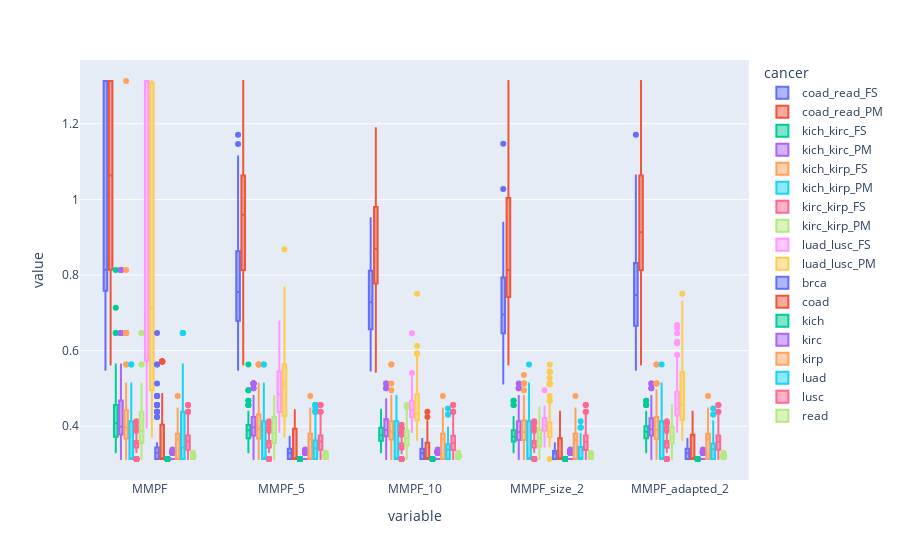

The notebook cell this image was saved under:
### Code cell
# Plot
px.box(df, y = metrics_to_test, color = 'cancer')

### Figure 1 — Plotly figure (JSON) as saved in the notebook; plotly's stock layout.template omitted (floating-point values rounded to 4 significant figures; data arrays with more than 128 entries replaced by an {"elided": "..."} marker saying what was removed)
{"data": [{"alignmentgroup": "True", "hovertemplate": "cancer=coad_read_FS<br>variable=%{x}<br>value=%{y}<extra></extra>", "legendgroup": "coad_read_FS", "marker": {"color": "#636efa"}, "name": "coad_read_FS", "notched": false, "offsetgroup": "coad_read_FS", "orientation": "v", "showlegend": true, "type": "box", "x": {"elided": "500 str values"}, "x0": " ", "xaxis": "x", "y": {"elided": "500 float values"}, "y0": " ", "yaxis": "y"}, {"alignmentgroup": "True", "hovertemplate": "cancer=coad_read_PM<br>variable=%{x}<br>value=%{y}<extra></extra>", "legendgroup": "coad_read_PM", "marker": {"color": "#EF553B"}, "name": "coad_read_PM", "notched": false, "offsetgroup": "coad_read_PM", "orientation": "v", "showlegend": true, "type": "box", "x": {"elided": "500 str values"}, "x0": " ", "xaxis": "x", "y": {"elided": "500 float values"}, "y0": " ", "yaxis": "y"}, {"alignmentgroup": "True", "hovertemplate": "cancer=kich_kirc_FS<br>variable=%{x}<br>value=%{y}<extra></extra>", "legendgroup": "kich_kirc_FS", "marker": {"color": "#00cc96"}, "name": "kich_kirc_FS", "notched": false, "offsetgroup": "kich_kirc_FS", "orientation": "v", "showlegend": true, "type": "box", "x": {"elided": "500 str values"}, "x0": " ", "xaxis": "x", "y": {"elided": "500 float values"}, "y0": " ", "yaxis": "y"}, {"alignmentgroup": "True", "hovertemplate": "cancer=kich_kirc_PM<br>variable=%{x}<br>value=%{y}<extra></extra>", "legendgroup": "kich_kirc_PM", "marker": {"color": "#ab63fa"}, "name": "kich_kirc_PM", "notched": false, "offsetgroup": "kich_kirc_PM", "orientation": "v", "showlegend": true, "type": "box", "x": {"elided": "500 str values"}, "x0": " ", "xaxis": "x", "y": {"elided": "500 float values"}, "y0": " ", "yaxis": "y"}, {"alignmentgroup": "True", "hovertemplate": "cancer=kich_kirp_FS<br>variable=%{x}<br>value=%{y}<extra></extra>", "legendgroup": "kich_kirp_FS", "marker": {"color": "#FFA15A"}, "name": "kich_kirp_FS", "notched": false, "offsetgroup": "kich_kirp_FS", "orientation": "v", "showlegend": true, "type": "box", "x": {"elided": "500 str values"}, "x0": " ", "xaxis": "x", "y": {"elided": "500 float values"}, "y0": " ", "yaxis": "y"}, {"alignmentgroup": "True", "hovertemplate": "cancer=kich_kirp_PM<br>variable=%{x}<br>value=%{y}<extra></extra>", "legendgroup": "kich_kirp_PM", "marker": {"color": "#19d3f3"}, "name": "kich_kirp_PM", "notched": false, "offsetgroup": "kich_kirp_PM", "orientation": "v", "showlegend": true, "type": "box", "x": {"elided": "500 str values"}, "x0": " ", "xaxis": "x", "y": {"elided": "500 float values"}, "y0": " ", "yaxis": "y"}, {"alignmentgroup": "True", "hovertemplate": "cancer=kirc_kirp_FS<br>variable=%{x}<br>value=%{y}<extra></extra>", "legendgroup": "kirc_kirp_FS", "marker": {"color": "#FF6692"}, "name": "kirc_kirp_FS", "notched": false, "offsetgroup": "kirc_kirp_FS", "orientation": "v", "showlegend": true, "type": "box", "x": {"elided": "500 str values"}, "x0": " ", "xaxis": "x", "y": {"elided": "500 float values"}, "y0": " ", "yaxis": "y"}, {"alignmentgroup": "True", "hovertemplate": "cancer=kirc_kirp_PM<br>variable=%{x}<br>value=%{y}<extra></extra>", "legendgroup": "kirc_kirp_PM", "marker": {"color": "#B6E880"}, "name": "kirc_kirp_PM", "notched": false, "offsetgroup": "kirc_kirp_PM", "orientation": "v", "showlegend": true, "type": "box", "x": {"elided": "500 str values"}, "x0": " ", "xaxis": "x", "y": {"elided": "500 float values"}, "y0": " ", "yaxis": "y"}, {"alignmentgroup": "True", "hovertemplate": "cancer=luad_lusc_FS<br>variable=%{x}<br>value=%{y}<extra></extra>", "legendgroup": "luad_lusc_FS", "marker": {"color": "#FF97FF"}, "name": "luad_lusc_FS", "notched": false, "offsetgroup": "luad_lusc_FS", "orientation": "v", "showlegend": true, "type": "box", "x": {"elided": "500 str values"}, "x0": " ", "xaxis": "x", "y": {"elided": "500 float values"}, "y0": " ", "yaxis": "y"}, {"alignmentgroup": "True", "hovertemplate": "cancer=luad_lusc_PM<br>variable=%{x}<br>value=%{y}<extra></extra>", "legendgroup": "luad_lusc_PM", "marker": {"color": "#FECB52"}, "name": "luad_lusc_PM", "notched": false, "offsetgroup": "luad_lusc_PM", "orientation": "v", "showlegend": true, "type": "box", "x": {"elided": "500 str values"}, "x0": " ", "xaxis": "x", "y": {"elided": "500 float values"}, "y0": " ", "yaxis": "y"}, {"alignmentgroup": "True", "hovertemplate": "cancer=brca<br>variable=%{x}<br>value=%{y}<extra></extra>", "legendgroup": "brca", "marker": {"color": "#636efa"}, "name": "brca", "notched": false, "offsetgroup": "brca", "orientation": "v", "showlegend": true, "type": "box", "x": {"elided": "500 str values"}, "x0": " ", "xaxis": "x", "y": {"elided": "500 float values"}, "y0": " ", "yaxis": "y"}, {"alignmentgroup": "True", "hovertemplate": "cancer=coad<br>variable=%{x}<br>value=%{y}<extra></extra>", "legendgroup": "coad", "marker": {"color": "#EF553B"}, "name": "coad", "notched": false, "offsetgroup": "coad", "orientation": "v", "showlegend": true, "type": "box", "x": {"elided": "500 str values"}, "x0": " ", "xaxis": "x", "y": {"elided": "500 float values"}, "y0": " ", "yaxis": "y"}, {"alignmentgroup": "True", "hovertemplate": "cancer=kich<br>variable=%{x}<br>value=%{y}<extra></extra>", "legendgroup": "kich", "marker": {"color": "#00cc96"}, "name": "kich", "notched": false, "offsetgroup": "kich", "orientation": "v", "showlegend": true, "type": "box", "x": {"elided": "500 str values"}, "x0": " ", "xaxis": "x", "y": {"elided": "500 float values"}, "y0": " ", "yaxis": "y"}, {"alignmentgroup": "True", "hovertemplate": "cancer=kirc<br>variable=%{x}<br>value=%{y}<extra></extra>", "legendgroup": "kirc", "marker": {"color": "#ab63fa"}, "name": "kirc", "notched": false, "offsetgroup": "kirc", "orientation": "v", "showlegend": true, "type": "box", "x": {"elided": "500 str values"}, "x0": " ", "xaxis": "x", "y": {"elided": "500 float values"}, "y0": " ", "yaxis": "y"}, {"alignmentgroup": "True", "hovertemplate": "cancer=kirp<br>variable=%{x}<br>value=%{y}<extra></extra>", "legendgroup": "kirp", "marker": {"color": "#FFA15A"}, "name": "kirp", "notched": false, "offsetgroup": "kirp", "orientation": "v", "showlegend": true, "type": "box", "x": {"elided": "500 str values"}, "x0": " ", "xaxis": "x", "y": {"elided": "500 float values"}, "y0": " ", "yaxis": "y"}, {"alignmentgroup": "True", "hovertemplate": "cancer=luad<br>variable=%{x}<br>value=%{y}<extra></extra>", "legendgroup": "luad", "marker": {"color": "#19d3f3"}, "name": "luad", "notched": false, "offsetgroup": "luad", "orientation": "v", "showlegend": true, "type": "box", "x": {"elided": "500 str values"}, "x0": " ", "xaxis": "x", "y": {"elided": "500 float values"}, "y0": " ", "yaxis": "y"}, {"alignmentgroup": "True", "hovertemplate": "cancer=lusc<br>variable=%{x}<br>value=%{y}<extra></extra>", "legendgroup": "lusc", "marker": {"color": "#FF6692"}, "name": "lusc", "notched": false, "offsetgroup": "lusc", "orientation": "v", "showlegend": true, "type": "box", "x": {"elided": "500 str values"}, "x0": " ", "xaxis": "x", "y": {"elided": "500 float values"}, "y0": " ", "yaxis": "y"}, {"alignmentgroup": "True", "hovertemplate": "cancer=read<br>variable=%{x}<br>value=%{y}<extra></extra>", "legendgroup": "read", "marker": {"color": "#B6E880"}, "name": "read", "notched": false, "offsetgroup": "read", "orientation": "v", "showlegend": true, "type": "box", "x": {"elided": "500 str values"}, "x0": " ", "xaxis": "x", "y": {"elided": "500 float values"}, "y0": " ", "yaxis": "y"}], "layout": {"boxmode": "group", "legend": {"title": {"text": "cancer"}, "tracegroupgap": 0}, "margin": {"t": 60}, "xaxis": {"anchor": "y", "domain": [0, 1], "title": {"text": "variable"}}, "yaxis": {"anchor": "x", "domain": [0, 1], "title": {"text": "value"}}}}
